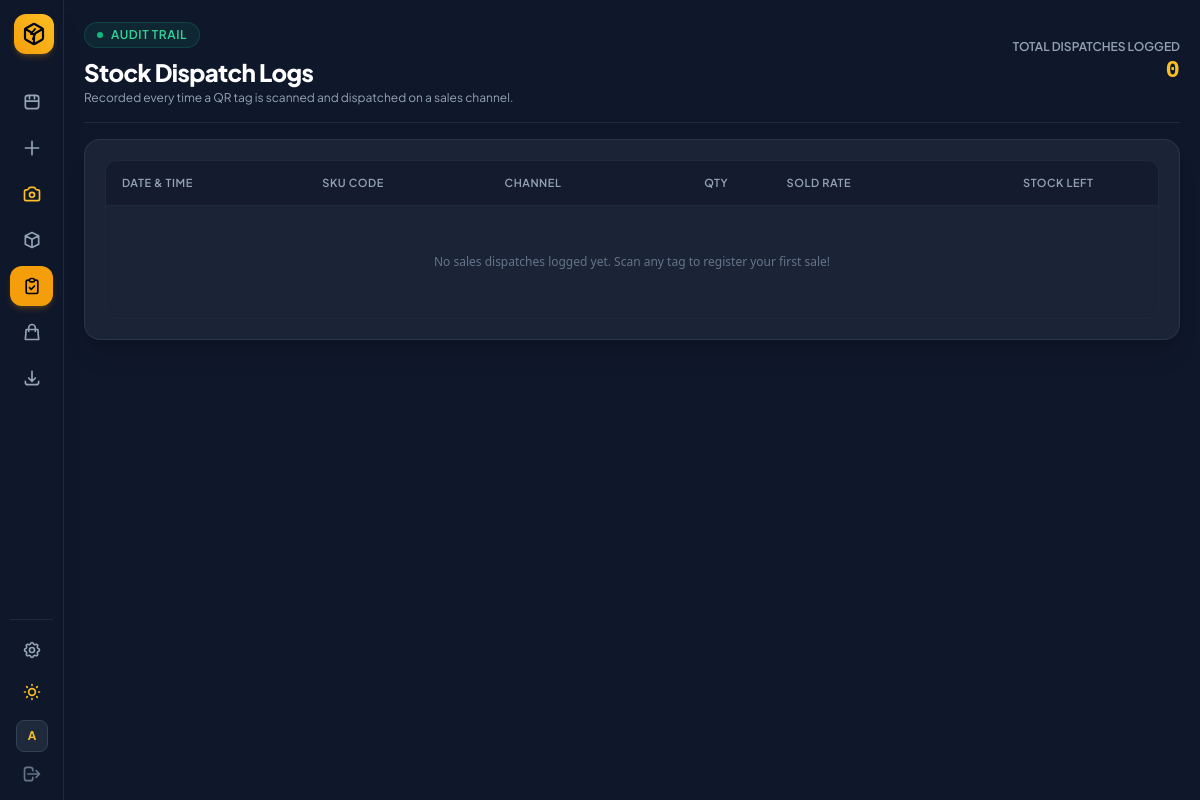
Before: /dispatch-logs/ (signed in) with the older database file.
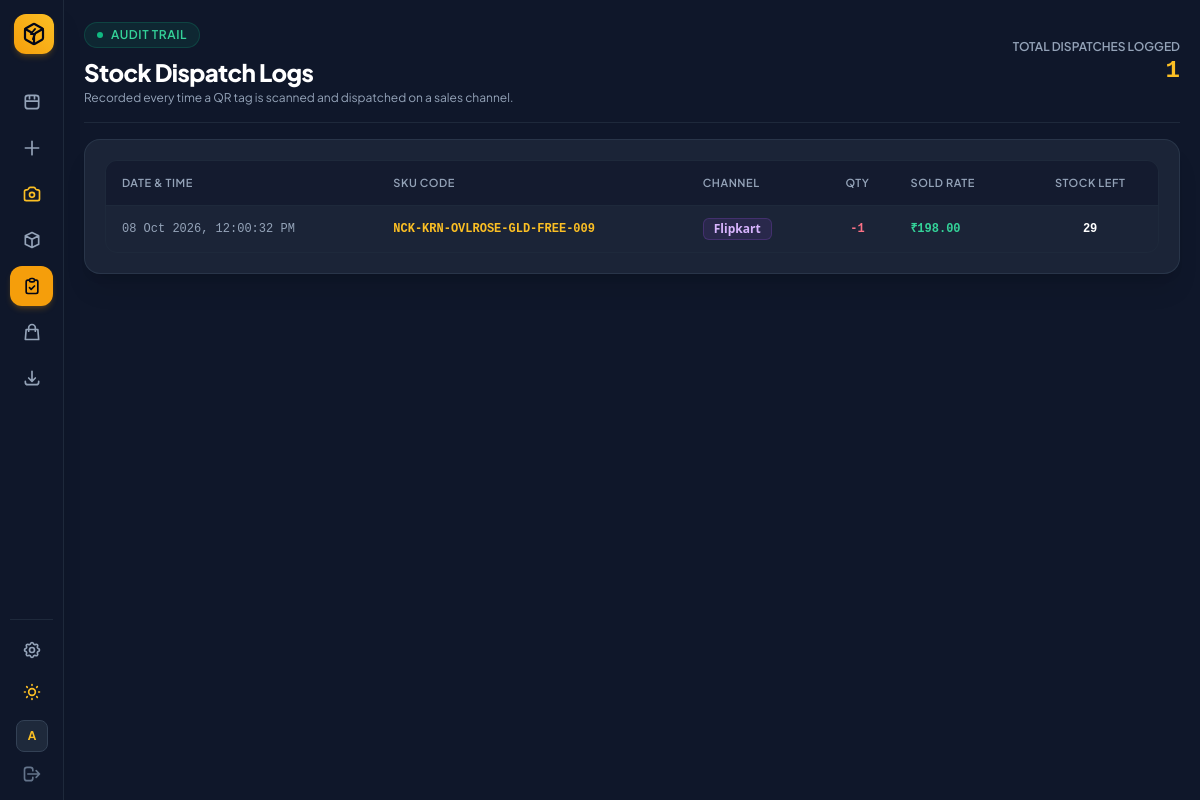
After: the same page with the newer database file.
### sku_manager/models.py (models this page shows, shortened)
class DispatchLog(models.Model):
    sku = models.ForeignKey(JewelrySKU, on_delete=models.CASCADE, related_name='dispatch_logs')
    platform = models.ForeignKey(Platform, on_delete=models.SET_NULL, null=True, blank=True)
    platform_name = models.CharField(max_length=50)
    quantity = models.PositiveIntegerField(default=1)
    sold_price = models.DecimalField(max_digits=10, decimal_places=2, default=0.00)
    stock_after = models.PositiveIntegerField(default=0)
    dispatched_at = models.DateTimeField(auto_now_add=True)
    class Meta:
        ordering = ['-dispatched_at']

class JewelrySKU(models.Model):
    name = models.CharField(max_length=100)
    category = models.CharField(max_length=50, default='General')
    style = models.CharField(max_length=50, blank=True, default='Standard')
    design_model = models.CharField(max_length=50, blank=True, default='')
    size = models.CharField(max_length=30, blank=True, default='Free Size')
    color = models.CharField(max_length=30, blank=True, default='Black')
    number = models.CharField(max_length=10, default='001')
    sku = models.CharField(max_length=100, unique=True, editable=False)
    image = models.ImageField(upload_to='products/', null=True, blank=True)
    is_listed = models.BooleanField(default=True)
    batch_no = models.CharField(max_length=50, blank=True, default='')
    stock = models.PositiveIntegerField(default=0)
    storage_box = models.ForeignKey(StorageBox, on_delete=models.SET_NULL, null=True, blank=True, related_name='skus')
    section_name = models.CharField(max_length=50, blank=True, default='Main Slot')
    purchase_price = models.DecimalField(max_digits=10, decimal_places=2, default=0.00)
    selling_price = models.DecimalField(max_digits=10, decimal_places=2, default=0.00)
    created_at = models.DateTimeField(auto_now_add=True)
    updated_at = models.DateTimeField(auto_now=True)
    class Meta:
        ordering = ['-created_at']

### sku_manager/views.py (the view)
# urls.py: path('dispatch-logs/', views.dispatch_logs, name='dispatch_logs'),
@login_required(login_url='login')
def dispatch_logs(request):
    logs = DispatchLog.objects.select_related('sku').all()
    return render(request, 'sku_manager/dispatch_logs.html', {
        'logs': logs,
        'total_dispatches': logs.count(),
        'active_page': 'dispatch_logs',
    })

### templates/sku_manager/dispatch_logs.html (shortened to what this page needs)
{% extends "sku_manager/base.html" %}
{% block content %}
<header class="flex flex-col sm:flex-row sm:items-center justify-between border-b border-slate-200 dark:border-slate-800 pb-4 gap-4">
  <div>
    <div class="inline-flex items-center gap-2 px-3 py-1 rounded-full bg-emerald-500/10 text-emerald-600 dark:text-emerald-400 border border-emerald-500/20 text-xs font-semibold uppercase tracking-wider mb-2">
      <span class="w-1.5 h-1.5 rounded-full bg-emerald-500 animate-pulse"></span>
      Audit Trail
    </div>
    <h1 class="text-2xl font-extrabold text-slate-900 dark:text-white tracking-tight">Stock Dispatch Logs</h1>
    <p class="text-slate-500 dark:text-slate-400 text-xs mt-0.5">Recorded every time a QR tag is scanned and dispatched on a sales channel.</p>
  </div>
  <div class="text-left sm:text-right">
    <div class="text-xs text-slate-500 dark:text-slate-400 uppercase font-semibold">Total Dispatches Logged</div>
    <div class="text-2xl font-black font-mono text-amber-600 dark:text-amber-400">{{ total_dispatches }}</div>
  </div>
</header>
<div class="bg-white dark:bg-slate-800/80 border border-slate-200 dark:border-slate-700/60 rounded-2xl p-4 sm:p-5 shadow-sm dark:shadow-xl space-y-4">
  <div class="overflow-x-auto rounded-xl border border-slate-200 dark:border-slate-800">
    <table class="w-full text-left text-sm text-slate-700 dark:text-slate-300">
      <thead class="bg-slate-50 dark:bg-slate-900/60 text-[11px] uppercase tracking-wider text-slate-500 dark:text-slate-400 border-b border-slate-200 dark:border-slate-800">
        <tr>
          <th class="py-3 px-4 font-semibold">Date & Time</th>
          <th class="py-3 px-4 font-semibold">SKU Code</th>
          <th class="py-3 px-4 font-semibold">Channel</th>
          <th class="py-3 px-4 text-center font-semibold">Qty</th>
          <th class="py-3 px-4 font-semibold">Sold Rate</th>
          <th class="py-3 px-4 text-center font-semibold">Stock Left</th>
        </tr>
      </thead>
      <tbody class="divide-y divide-slate-100 dark:divide-slate-800/60 font-mono text-xs">
        {% for log in logs %}
          <tr class="hover:bg-slate-50 dark:hover:bg-slate-800/30 transition">
            <td class="py-3 px-4 text-slate-500 dark:text-slate-400">{{ log.dispatched_at|date:"d M Y, h:i:s A" }}</td>
            <td class="py-3 px-4 font-bold text-amber-600 dark:text-amber-400">{{ log.sku.sku }}</td>
            <td class="py-3 px-4 font-sans font-semibold">
              <span class="inline-flex items-center gap-1.5 px-2.5 py-0.5 rounded-md bg-purple-500/10 border border-purple-500/20 text-purple-700 dark:text-purple-300 text-xs font-semibold">
                {{ log.platform_name }}
              </span>
            </td>
            <td class="py-3 px-4 text-center text-rose-500 dark:text-rose-400 font-bold">-{{ log.quantity }}</td>
            <td class="py-3 px-4 text-emerald-600 dark:text-emerald-400 font-bold">₹{{ log.sold_price }}</td>
            <td class="py-3 px-4 text-center text-slate-900 dark:text-white font-bold">{{ log.stock_after }}</td>
          </tr>
        {% empty %}
          <tr>
            <td colspan="6" class="text-center py-12 text-slate-400 dark:text-slate-500 text-xs font-sans">
              No sales dispatches logged yet. Scan any tag to register your first sale!
            </td>
          </tr>
        {% endfor %}
      </tbody>
    </table>
  </div>
</div>
{% endblock %}

### templates/sku_manager/base.html (shortened to what this page needs)
<!DOCTYPE html>
<html lang="en" class="dark">
<head>
  <script src="https://cdn.tailwindcss.com"></script>
</head>
<body class="bg-slate-100 text-slate-800 dark:bg-slate-900 dark:text-slate-100 min-h-screen flex antialiased transition-colors duration-200">
  <aside class="group fixed left-0 top-0 z-40 h-screen w-16 hover:w-60 transition-all duration-300 ease-in-out bg-white border-r border-slate-200 dark:bg-slate-900 dark:border-slate-800 flex flex-col justify-between p-2.5 shadow-xl overflow-hidden">
    <div class="space-y-6">
      <a href="{% url 'inventory_list' %}" class="flex items-center gap-3 px-1 py-1">
        <div class="w-10 h-10 min-w-[40px] rounded-xl bg-gradient-to-tr from-amber-500 to-amber-400 flex items-center justify-center shadow-md shadow-amber-500/20 text-slate-950">
        </div>
      </a>
      <nav class="space-y-1.5">
        <a href="{% url 'inventory_list' %}" title="Inventory"
          class="flex items-center gap-3.5 px-3 py-2.5 rounded-xl transition {% if active_page == 'inventory' %}bg-amber-500 text-slate-950 font-bold shadow-md shadow-amber-500/20{% else %}text-slate-600 dark:text-slate-400 hover:bg-slate-100 dark:hover:bg-slate-800 dark:hover:text-white{% endif %}">
          <svg class="w-5 h-5 min-w-[20px]" fill="none" stroke="currentColor" viewBox="0 0 24 24"><path stroke-linecap="round" stroke-linejoin="round" stroke-width="2" d="M4 7v10c0 2 1.5 3 3.5 3h9c2 0 3.5-1 3.5-3V7c0-2-1.5-3-3.5-3h-9C5.5 4 4 5 4 7zm0 4h16M9 4v4m6-4v4"></path></svg>
        </a>
        <a href="{% url 'product_master' %}" title="Add Products & Catalog"
          class="flex items-center gap-3.5 px-3 py-2.5 rounded-xl transition {% if active_page == 'products' %}bg-amber-500 text-slate-950 font-bold shadow-md shadow-amber-500/20{% else %}text-slate-600 dark:text-slate-400 hover:bg-slate-100 dark:hover:bg-slate-800 dark:hover:text-white{% endif %}">
          <svg class="w-5 h-5 min-w-[20px]" fill="none" stroke="currentColor" viewBox="0 0 24 24"><path stroke-linecap="round" stroke-linejoin="round" stroke-width="2" d="M12 4v16m8-8H4"></path></svg>
        </a>
        <a href="{% url 'sku_scanner' %}" title="Camera Scanner"
          class="flex items-center gap-3.5 px-3 py-2.5 rounded-xl transition {% if active_page == 'scanner' %}bg-amber-500 text-slate-950 font-bold shadow-md shadow-amber-500/20{% else %}text-amber-600 dark:text-amber-400 hover:bg-slate-100 dark:hover:bg-slate-800{% endif %}">
        </a>
        <a href="{% url 'box_manager' %}" title="Storage Boxes"
          class="flex items-center gap-3.5 px-3 py-2.5 rounded-xl transition {% if active_page == 'boxes' %}bg-amber-500 text-slate-950 font-bold shadow-md shadow-amber-500/20{% else %}text-slate-600 dark:text-slate-400 hover:bg-slate-100 dark:hover:bg-slate-800 dark:hover:text-white{% endif %}">
          <svg class="w-5 h-5 min-w-[20px]" fill="none" stroke="currentColor" viewBox="0 0 24 24"><path stroke-linecap="round" stroke-linejoin="round" stroke-width="2" d="M20 7l-8-4-8 4m16 0l-8 4m8-4v10l-8 4m0-10L4 7m8 4v10M4 7v10l8 4"></path></svg>
        </a>
        <a href="{% url 'dispatch_logs' %}" title="Dispatch Logs"
          class="flex items-center gap-3.5 px-3 py-2.5 rounded-xl transition {% if active_page == 'dispatch_logs' %}bg-amber-500 text-slate-950 font-bold shadow-md shadow-amber-500/20{% else %}text-slate-600 dark:text-slate-400 hover:bg-slate-100 dark:hover:bg-slate-800 dark:hover:text-white{% endif %}">
          <svg class="w-5 h-5 min-w-[20px]" fill="none" stroke="currentColor" viewBox="0 0 24 24"><path stroke-linecap="round" stroke-linejoin="round" stroke-width="2" d="M9 5H7a2 2 0 00-2 2v12a2 2 0 002 2h10a2 2 0 002-2V7a2 2 0 00-2-2h-2M9 5a2 2 0 002 2h2a2 2 0 002-2M9 5a2 2 0 012-2h2a2 2 0 012 2m-6 9l2 2 4-4"></path></svg>
        </a>
        <a href="{% url 'platform_manager' %}" title="Marketplace Channels"
          class="flex items-center gap-3.5 px-3 py-2.5 rounded-xl transition {% if active_page == 'platforms' %}bg-amber-500 text-slate-950 font-bold shadow-md shadow-amber-500/20{% else %}text-slate-600 dark:text-slate-400 hover:bg-slate-100 dark:hover:bg-slate-800 dark:hover:text-white{% endif %}">
          <svg class="w-5 h-5 min-w-[20px]" fill="none" stroke="currentColor" viewBox="0 0 24 24"><path stroke-linecap="round" stroke-linejoin="round" stroke-width="2" d="M16 11V7a4 4 0 00-8 0v4M5 9h14l1 12H4L5 9z"></path></svg>
        </a>
        <a href="{% url 'sku_export_csv' %}" title="Export CSV"
          class="flex items-center gap-3.5 px-3 py-2.5 rounded-xl transition text-slate-600 dark:text-slate-400 hover:bg-slate-100 dark:hover:bg-slate-800 dark:hover:text-white">
          <svg class="w-5 h-5 min-w-[20px]" fill="none" stroke="currentColor" viewBox="0 0 24 24"><path stroke-linecap="round" stroke-linejoin="round" stroke-width="2" d="M4 16v1a3 3 0 003 3h10a3 3 0 003-3v-1m-4-4l-4 4m0 0l-4-4m4 4V4"></path></svg>
        </a>
      </nav>
    </div>
    <div class="space-y-1.5 pt-3 border-t border-slate-200 dark:border-slate-800">
      <a href="{% url 'app_settings' %}" title="System Settings"
        class="flex items-center gap-3.5 px-3 py-2 rounded-xl transition {% if active_page == 'settings' %}bg-amber-500 text-slate-950 font-bold shadow-md shadow-amber-500/20{% else %}text-slate-600 dark:text-slate-400 hover:bg-slate-100 dark:hover:bg-slate-800 dark:hover:text-white{% endif %}">
      </a>
      <button id="themeToggleBtn" type="button" title="Switch Theme"
        class="w-full flex items-center gap-3.5 px-3 py-2 rounded-xl text-slate-600 dark:text-slate-400 hover:bg-slate-100 dark:hover:bg-slate-800 transition">
      </button>
      {% if request.user.is_authenticated %}
      <div class="flex items-center gap-3 px-1.5 pt-1 overflow-hidden">
        <div class="w-8 h-8 min-w-[32px] rounded-lg bg-slate-200 dark:bg-slate-800 border border-slate-300 dark:border-slate-700 flex items-center justify-center font-bold text-amber-600 dark:text-amber-400 text-xs">
          {{ request.user.username|slice:":1"|upper }}
        </div>
      </div>
      <a href="{% url 'logout' %}" title="Log Out"
        class="flex items-center gap-3 px-3 py-1.5 rounded-xl text-slate-500 hover:bg-rose-500/10 hover:text-rose-500 transition">
        <svg class="w-5 h-5 min-w-[20px]" fill="none" stroke="currentColor" viewBox="0 0 24 24">
          <path stroke-linecap="round" stroke-linejoin="round" stroke-width="2" d="M17 16l4-4m0 0l-4-4m4 4H7m6 4v1a3 3 0 01-3 3H6a3 3 0 01-3-3V7a3 3 0 013-3h4a3 3 0 013 3v1"></path>
        </svg>
      </a>
      {% endif %}
    </div>
  </aside>
  <main class="flex-1 ml-16 p-4 sm:p-5 min-h-screen transition-all duration-300">
    <div class="w-full space-y-4">
      {% block content %}{% endblock %}
    </div>
  </main>
</body>
</html>

### templates/sku_manager/base.html (style rules this page uses)
body { font-family: 'Plus Jakarta Sans', sans-serif; }

Changed rows visible on the page:
added DispatchLog: dispatched_at "08 Oct 2026, 12:00:32 PM", sku.sku "NCK-KRN-OVLROSE-GLD-FREE-009", platform_name "Flipkart", quantity "1", sold_price "198.00", stock_after "29"
Other visible differences:
{{ total_dispatches }}: "0" → "1"
text no longer shown: "No sales dispatches logged yet. Scan any tag to register your first sale!"
